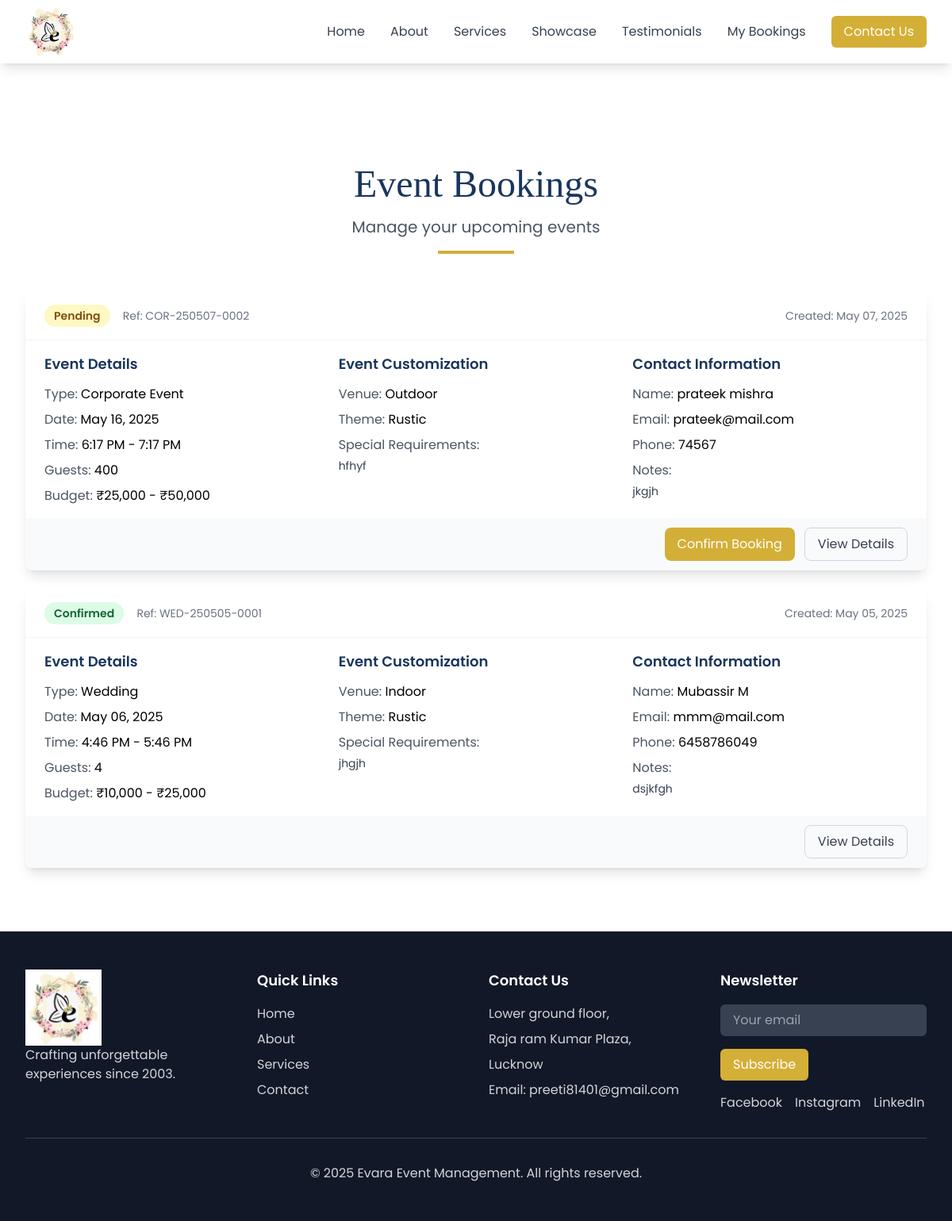
/booking/list/ (signed in), run on the app's committed database.
### booking/models.py (models this page shows, shortened)
class BookingForm(models.Model):
    EVENT_TYPES = [
        ('wedding', 'Wedding'),
        ('corporate', 'Corporate Event'),
        ('birthday', 'Birthday Party'),
        ('festival', 'Festival'),
        ('product-launch', 'Product Launch'),
        ('other', 'Other'),
    ]
    BUDGET_RANGES = [
        ('5k-10k', '₹5,000 - ₹10,000'),
        ('10k-25k', '₹10,000 - ₹25,000'),
        ('25k-50k', '₹25,000 - ₹50,000'),
        ('50k-100k', '₹50,000 - ₹100,000'),
        ('100k+', '₹100,000+'),
    ]
    VENUE_TYPES = [
        ('indoor', 'Indoor'),
        ('outdoor', 'Outdoor'),
        ('both', 'Both'),
    ]
    THEME_OPTIONS = [
        ('classic', 'Classic'),
        ('modern', 'Modern'),
        ('rustic', 'Rustic'),
        ('luxury', 'Luxury'),
        ('custom', 'Custom'),
    ]
    STATUS_CHOICES = [
        ('pending', 'Pending'),
        ('confirmed', 'Confirmed'),
        ('cancelled', 'Cancelled'),
        ('completed', 'Completed'),
    ]
    event_type = models.CharField(max_length=20, choices=EVENT_TYPES)
    event_date = models.DateField()
    start_time = models.TimeField()
    end_time = models.TimeField()
    estimated_guests = models.PositiveIntegerField(
        validators=[MinValueValidator(1), MaxValueValidator(10000)]
    )
    budget_range = models.CharField(max_length=10, choices=BUDGET_RANGES)
    venue_type = models.CharField(max_length=10, choices=VENUE_TYPES)
    theme = models.CharField(max_length=10, choices=THEME_OPTIONS)
    special_requirements = models.TextField(blank=True)
    first_name = models.CharField(max_length=100)
    last_name = models.CharField(max_length=100)
    email = models.EmailField()
    phone_number = models.CharField(max_length=20)
    additional_notes = models.TextField(blank=True)
    status = models.CharField(max_length=10, choices=STATUS_CHOICES, default='pending')
    created_at = models.DateTimeField(auto_now_add=True)
    updated_at = models.DateTimeField(auto_now=True)
    booking_reference = models.CharField(max_length=10, unique=True, blank=True)
    assigned_manager = models.ForeignKey(
        'auth.User',
        on_delete=models.SET_NULL,
        null=True,
        blank=True,
        related_name='managed_bookings'
    )
    user = models.ForeignKey(
        'auth.User',  # Django's built-in User model
        on_delete=models.CASCADE,
        related_name='bookings',
        null=True,  # Add this line
        blank=True  # Add this line
    )
    class Meta:
        ordering = ['-created_at']
        verbose_name = 'Booking'
        verbose_name_plural = 'Bookings'
    @property
    def full_name(self):
        return f"{self.first_name} {self.last_name}"
    def get_budget_range_display(self):
        return dict(self.BUDGET_RANGES).get(self.budget_range, '')
    def get_venue_type_display(self):
        return dict(self.VENUE_TYPES).get(self.venue_type, '')
    def get_theme_display(self):
        return dict(self.THEME_OPTIONS).get(self.theme, '')
    def get_status_display(self):
        return dict(self.STATUS_CHOICES).get(self.status, '')

### booking/views.py (the view)
# urls.py: path('list/', views.booking_list_view, name='booking_list'),
@login_required
def booking_list_view(request):
    bookings = BookingForm.objects.all().order_by('-created_at')
    return render(request, 'booking_list.html', {
        'bookings': bookings
    })

### config/context_processors.py (called while the page is built)
def map_url(request):
    try:
        map_settings = MapSettings.objects.filter(is_default=True).first()
        if map_settings:
            return {'google_maps_url': map_settings.map_url}
    except:
        pass
    return {'google_maps_url': settings.GOOGLE_MAPS_EMBED_URL}

### templates/booking_list.html (shortened to what this page needs)
{% extends 'layout.html' %}
{% block content %}
<div class="pt-32 pb-20">
    <div class="max-w-7xl mx-auto px-4 sm:px-6 lg:px-8">
        <div class="text-center mb-12">
            <h1 class="text-4xl md:text-5xl font-playfair text-evara-navy mb-4">Event Bookings</h1>
            <p class="text-xl text-gray-600">Manage your upcoming events</p>
            <div class="w-24 h-1 bg-evara-gold mx-auto mt-4"></div>
        </div>
        <div class="grid gap-6">
            {% for booking in bookings %}
            <div class="bg-white rounded-lg shadow-lg overflow-hidden transition duration-300 hover:shadow-xl">
                <div class="border-b border-gray-100">
                    <div class="px-6 py-4">
                        <div class="flex items-center justify-between">
                            <div>
                                <span class="inline-block px-3 py-1 text-sm font-semibold
                                    {% if booking.status == 'pending' %}bg-yellow-100 text-yellow-800
                                    {% elif booking.status == 'confirmed' %}bg-green-100 text-green-800
                                    {% elif booking.status == 'cancelled' %}bg-red-100 text-red-800
                                    {% else %}bg-blue-100 text-blue-800{% endif %}
                                    rounded-full">
                                    {{ booking.get_status_display }}
                                </span>
                                <span class="ml-3 text-sm text-gray-500">Ref: {{ booking.booking_reference }}</span>
                            </div>
                            <div class="text-right">
                                <p class="text-sm text-gray-500">Created: {{ booking.created_at|date:"M d, Y" }}</p>
                            </div>
                        </div>
                    </div>
                </div>
                <div class="px-6 py-4">
                    <div class="grid md:grid-cols-3 gap-6">
                        <div>
                            <h3 class="text-lg font-semibold text-evara-navy mb-3">Event Details</h3>
                            <div class="space-y-2">
                                <p><span class="text-gray-600">Type:</span> {{ booking.get_event_type_display }}</p>
                                <p><span class="text-gray-600">Date:</span> {{ booking.event_date|date:"F d, Y" }}</p>
                                <p><span class="text-gray-600">Time:</span> {{ booking.start_time|time:"g:i A" }} - {{ booking.end_time|time:"g:i A" }}</p>
                                <p><span class="text-gray-600">Guests:</span> {{ booking.estimated_guests }}</p>
                                <p><span class="text-gray-600">Budget:</span> {{ booking.get_budget_range_display }}</p>
                            </div>
                        </div>
                        <div>
                            <h3 class="text-lg font-semibold text-evara-navy mb-3">Event Customization</h3>
                            <div class="space-y-2">
                                <p><span class="text-gray-600">Venue:</span> {{ booking.get_venue_type_display }}</p>
                                <p><span class="text-gray-600">Theme:</span> {{ booking.get_theme_display }}</p>
                                {% if booking.special_requirements %}
                                <div>
                                    <span class="text-gray-600">Special Requirements:</span>
                                    <p class="mt-1 text-sm text-gray-700">{{ booking.special_requirements|truncatewords:30 }}</p>
                                </div>
                                {% endif %}
                            </div>
                        </div>
                        <div>
                            <h3 class="text-lg font-semibold text-evara-navy mb-3">Contact Information</h3>
                            <div class="space-y-2">
                                <p><span class="text-gray-600">Name:</span> {{ booking.full_name }}</p>
                                <p><span class="text-gray-600">Email:</span> {{ booking.email }}</p>
                                <p><span class="text-gray-600">Phone:</span> {{ booking.phone_number }}</p>
                                {% if booking.additional_notes %}
                                <div>
                                    <span class="text-gray-600">Notes:</span>
                                    <p class="mt-1 text-sm text-gray-700">{{ booking.additional_notes|truncatewords:30 }}</p>
                                </div>
                                {% endif %}
                            </div>
                        </div>
                    </div>
                </div>
                <div class="px-6 py-3 bg-gray-50 flex justify-end space-x-3">
                    {% if booking.status == 'pending' %}
                    <button class="px-4 py-2 bg-evara-gold text-white rounded-lg hover:bg-opacity-90 transition duration-300">
                        Confirm Booking
                    </button>
                    {% endif %}
                    <button class="px-4 py-2 border border-gray-300 text-gray-700 rounded-lg hover:bg-gray-50 transition duration-300">
                        View Details
                    </button>
                </div>
            </div>
            {% endfor %}
        </div>
    </div>
</div>
{% endblock %}

### templates/layout.html (shortened to what this page needs)
{% load static %}
<!DOCTYPE html>
<html lang="en">
<head>
    <script src="https://cdn.tailwindcss.com"></script>
</head>
<body class="font-poppins">
    {% include 'navbar.html' %}
    <main class="pt-20">
        {% block content %}{% endblock %}
    </main>
    {% include 'footer.html' %}
</body>
</html>

### templates/navbar.html
{% load static %}
<nav class="bg-white shadow-lg fixed w-full z-50">
    <div class="max-w-7xl mx-auto px-4 sm:px-6 lg:px-8">
        <div class="flex justify-between h-20">
            <div class="flex items-center">
                <a href="{% url 'home' %}" class="text-2xl font-playfair text-evara-gold">
                    <img src="{% static 'images/logo_s.png' %}" alt="logo" class="w-16 aspect-w-16">
                </a>
            </div>
            <div class="hidden md:flex items-center space-x-8">
                <a href="{% url 'home' %}" class="text-gray-700 hover:text-evara-gold">Home</a>
                <a href="{% url 'about' %}" class="text-gray-700 hover:text-evara-gold">About</a>
                <a href="{% url 'services' %}" class="text-gray-700 hover:text-evara-gold">Services</a>
                <a href="{% url 'showcase' %}" class="text-gray-700 hover:text-evara-gold">Showcase</a>
                <a href="{% url 'testimonials' %}" class="text-gray-700 hover:text-evara-gold">Testimonials</a>
                <a href="{% url 'booking:booking_list' %}" class="text-gray-700 hover:text-evara-gold">My Bookings</a>
                <a href="{% url 'contact' %}" class="bg-evara-gold text-white px-4 py-2 rounded-md hover:bg-opacity-90">Contact Us</a>
            </div>
        </div>
    </div>
</nav>

### templates/footer.html
{% load static %}
<footer class="bg-gray-900 text-white py-12">
    <div class="max-w-7xl mx-auto px-4 sm:px-6 lg:px-8">
        <div class="grid md:grid-cols-4 gap-8">
            <div>
                <img src="{% static 'images/logo_s.png' %}" alt="logo" class="w-24">
                <p class="text-gray-300">Crafting unforgettable experiences since 2003.</p>
            </div>
            <div>
                <h4 class="text-lg font-semibold mb-4">Quick Links</h4>
                <ul class="space-y-2">
                    <li><a href="{% url 'home' %}" class="text-gray-300 hover:text-evara-gold">Home</a></li>
                    <li><a href="{% url 'about' %}" class="text-gray-300 hover:text-evara-gold">About</a></li>
                    <li><a href="{% url 'services' %}" class="text-gray-300 hover:text-evara-gold">Services</a></li>
                    <li><a href="{% url 'contact' %}" class="text-gray-300 hover:text-evara-gold">Contact</a></li>
                </ul>
            </div>
            <div>
                <h4 class="text-lg font-semibold mb-4">Contact Us</h4>
                <ul class="space-y-2 text-gray-300">
                    <li>Lower ground floor,</li>
                    <li>Raja ram Kumar Plaza,</li>
                    <li>Lucknow</li>
                    <li>Email: preeti81401@gmail.com</li>
                </ul>
            </div>
            <div>
                <h4 class="text-lg font-semibold mb-4">Newsletter</h4>
                <form class="space-y-4">
                    <input type="email" placeholder="Your email"
                        class="w-full px-4 py-2 rounded-md bg-gray-700 text-white focus:outline-none focus:ring-2 focus:ring-evara-gold">
                    <button type="submit"
                        class="bg-evara-gold text-white px-4 py-2 rounded-md hover:bg-opacity-90 transition duration-300">Subscribe</button>
                </form>
                <div class="mt-4 flex space-x-4">
                    <a href="https://www.facebook.com/share/1Bchvh9vdY/?mibextid=wwXIfr" target="_blank" class="text-gray-300 hover:text-evara-gold">Facebook</a>
                    <a href="https://www.instagram.com/eventsbyevara?igsh=MWFqbXVkd2syc3J6Mw==" class="text-gray-300 hover:text-evara-gold">Instagram</a>
                    <a href="#" class="text-gray-300 hover:text-evara-gold">LinkedIn</a>
                </div>
            </div>
        </div>
        <div class="border-t border-gray-700 mt-8 pt-8 text-center text-gray-300">
            <p>&copy; 2025 Evara Event Management. All rights reserved.</p>
        </div>
    </div>
</footer>

### templates/layout.html (style rules this page uses)
* { margin: 0; padding: 0; }

### data on the page
BookingForm: status "Pending", booking_reference "COR-250507-0002", created_at "May 07, 2025", event_type "Corporate Event", event_date "May 16, 2025", start_time "6:17 PM", end_time "7:17 PM", estimated_guests "400", budget_range "₹25,000 - ₹50,000", venue_type "Outdoor", theme "Rustic", special_requirements "hfhyf", full_name "prateek mishra", email "prateek@mail.com", phone_number "74567", additional_notes "jkgjh", shows "Confirm Booking"
BookingForm: status "Confirmed", booking_reference "WED-250505-0001", created_at "May 05, 2025", event_type "Wedding", event_date "May 06, 2025", start_time "4:46 PM", end_time "5:46 PM", estimated_guests "4", budget_range "₹10,000 - ₹25,000", venue_type "Indoor", theme "Rustic", special_requirements "jhgjh", full_name "Mubassir M", email "mmm@mail.com", phone_number "6458786049", additional_notes "dsjkfgh"
